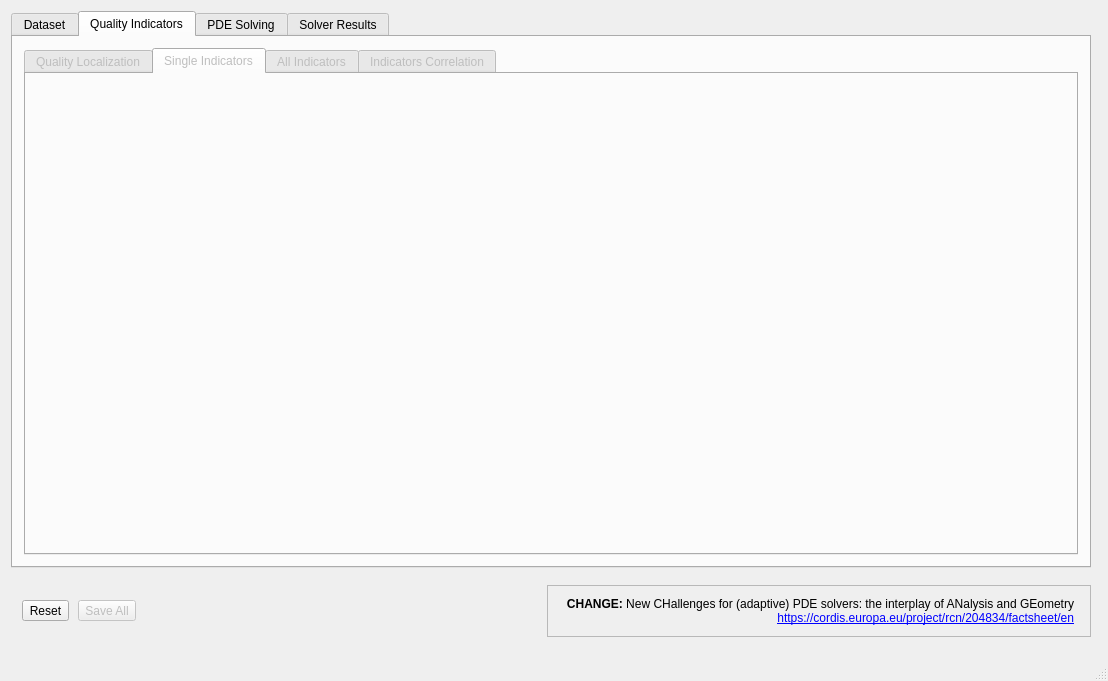
<?xml version="1.0" encoding="UTF-8"?>
<ui version="4.0">
 <class>MainWindow</class>
 <widget class="QMainWindow" name="MainWindow">
  <property name="geometry">
   <rect>
    <x>0</x>
    <y>0</y>
    <width>1108</width>
    <height>681</height>
   </rect>
  </property>
  <property name="sizePolicy">
   <sizepolicy hsizetype="Preferred" vsizetype="Preferred">
    <horstretch>0</horstretch>
    <verstretch>0</verstretch>
   </sizepolicy>
  </property>
  <property name="minimumSize">
   <size>
    <width>800</width>
    <height>600</height>
   </size>
  </property>
  <property name="windowTitle">
   <string>MainWindow</string>
  </property>
  <property name="toolButtonStyle">
   <enum>Qt::ToolButtonTextBesideIcon</enum>
  </property>
  <widget class="QWidget" name="centralWidget">
   <property name="autoFillBackground">
    <bool>true</bool>
   </property>
   <layout class="QGridLayout" name="gridLayout">
    <item row="1" column="1">
     <widget class="QWidget" name="widget" native="true">
      <property name="minimumSize">
       <size>
        <width>0</width>
        <height>0</height>
       </size>
      </property>
      <property name="maximumSize">
       <size>
        <width>100</width>
        <height>100</height>
       </size>
      </property>
      <property name="acceptDrops">
       <bool>false</bool>
      </property>
      <property name="layoutDirection">
       <enum>Qt::RightToLeft</enum>
      </property>
      <property name="autoFillBackground">
       <bool>false</bool>
      </property>
      <layout class="QGridLayout" name="gridLayout_7">
       <property name="leftMargin">
        <number>0</number>
       </property>
       <property name="topMargin">
        <number>0</number>
       </property>
       <property name="rightMargin">
        <number>0</number>
       </property>
       <property name="bottomMargin">
        <number>0</number>
       </property>
       <property name="spacing">
        <number>0</number>
       </property>
      </layout>
     </widget>
    </item>
    <item row="1" column="0">
     <widget class="QWidget" name="widget_2" native="true">
      <property name="sizePolicy">
       <sizepolicy hsizetype="Minimum" vsizetype="Minimum">
        <horstretch>0</horstretch>
        <verstretch>0</verstretch>
       </sizepolicy>
      </property>
      <property name="maximumSize">
       <size>
        <width>16777215</width>
        <height>16777215</height>
       </size>
      </property>
      <layout class="QHBoxLayout" name="horizontalLayout_3">
       <property name="spacing">
        <number>9</number>
       </property>
       <property name="sizeConstraint">
        <enum>QLayout::SetDefaultConstraint</enum>
       </property>
       <property name="rightMargin">
        <number>0</number>
       </property>
       <item>
        <widget class="QToolButton" name="reset_btn">
         <property name="enabled">
          <bool>true</bool>
         </property>
         <property name="text">
          <string>Reset</string>
         </property>
        </widget>
       </item>
       <item>
        <widget class="QToolButton" name="save_all_btn">
         <property name="enabled">
          <bool>false</bool>
         </property>
         <property name="text">
          <string>Save All</string>
         </property>
        </widget>
       </item>
       <item>
        <spacer name="horizontalSpacer">
         <property name="orientation">
          <enum>Qt::Horizontal</enum>
         </property>
         <property name="sizeType">
          <enum>QSizePolicy::Expanding</enum>
         </property>
         <property name="sizeHint" stdset="0">
          <size>
           <width>148</width>
           <height>20</height>
          </size>
         </property>
        </spacer>
       </item>
       <item>
        <widget class="QFrame" name="frame">
         <property name="sizePolicy">
          <sizepolicy hsizetype="Minimum" vsizetype="Minimum">
           <horstretch>0</horstretch>
           <verstretch>0</verstretch>
          </sizepolicy>
         </property>
         <property name="layoutDirection">
          <enum>Qt::RightToLeft</enum>
         </property>
         <property name="frameShape">
          <enum>QFrame::StyledPanel</enum>
         </property>
         <property name="frameShadow">
          <enum>QFrame::Raised</enum>
         </property>
         <layout class="QHBoxLayout" name="horizontalLayout_4">
          <property name="spacing">
           <number>0</number>
          </property>
          <item>
           <widget class="QLabel" name="label">
            <property name="maximumSize">
             <size>
              <width>2000</width>
              <height>100</height>
             </size>
            </property>
            <property name="autoFillBackground">
             <bool>false</bool>
            </property>
            <property name="text">
             <string>&lt;b&gt;CHANGE:&lt;/b&gt; New CHallenges for (adaptive) PDE solvers: 
the interplay of ANalysis and GEometry &lt;br&gt; &lt;a href=&quot;https://cordis.europa.eu/project/rcn/204834/factsheet/en&quot;&gt;https://cordis.europa.eu/project/rcn/204834/factsheet/en&lt;/a&gt;</string>
            </property>
            <property name="scaledContents">
             <bool>true</bool>
            </property>
            <property name="alignment">
             <set>Qt::AlignRight|Qt::AlignTrailing|Qt::AlignVCenter</set>
            </property>
            <property name="wordWrap">
             <bool>false</bool>
            </property>
            <property name="indent">
             <number>5</number>
            </property>
           </widget>
          </item>
          <item>
           <widget class="QLabel" name="label_2">
            <property name="maximumSize">
             <size>
              <width>50</width>
              <height>50</height>
             </size>
            </property>
            <property name="text">
             <string/>
            </property>
            <property name="pixmap">
             <pixmap resource="images.qrc">:/logo/img/erc_logo.png</pixmap>
            </property>
            <property name="scaledContents">
             <bool>true</bool>
            </property>
            <property name="alignment">
             <set>Qt::AlignRight|Qt::AlignTrailing|Qt::AlignVCenter</set>
            </property>
           </widget>
          </item>
         </layout>
        </widget>
       </item>
      </layout>
     </widget>
    </item>
    <item row="0" column="0">
     <widget class="QTabWidget" name="tab_widgets">
      <property name="enabled">
       <bool>true</bool>
      </property>
      <property name="sizePolicy">
       <sizepolicy hsizetype="Expanding" vsizetype="Expanding">
        <horstretch>0</horstretch>
        <verstretch>0</verstretch>
       </sizepolicy>
      </property>
      <property name="acceptDrops">
       <bool>false</bool>
      </property>
      <property name="currentIndex">
       <number>1</number>
      </property>
      <property name="tabBarAutoHide">
       <bool>false</bool>
      </property>
      <widget class="QWidget" name="dataset_tab">
       <property name="enabled">
        <bool>true</bool>
       </property>
       <attribute name="title">
        <string>Dataset</string>
       </attribute>
       <layout class="QHBoxLayout" name="horizontalLayout">
        <item>
         <widget class="DatasetWidget" name="datasetWidget" native="true">
          <property name="enabled">
           <bool>true</bool>
          </property>
         </widget>
        </item>
       </layout>
      </widget>
      <widget class="QWidget" name="mesh_metrics_tab">
       <property name="enabled">
        <bool>false</bool>
       </property>
       <attribute name="title">
        <string>Quality Indicators</string>
       </attribute>
       <layout class="QGridLayout" name="gridLayout_2">
        <item row="0" column="0">
         <widget class="QTabWidget" name="tabWidget">
          <property name="currentIndex">
           <number>1</number>
          </property>
          <widget class="QWidget" name="tab_3">
           <attribute name="title">
            <string>Quality Localization</string>
           </attribute>
           <layout class="QHBoxLayout" name="horizontalLayout_6">
            <item>
             <widget class="MeshMetricsGraphicWidget" name="graphicMeshMetricWidget" native="true"/>
            </item>
           </layout>
          </widget>
          <widget class="QWidget" name="tab">
           <attribute name="title">
            <string>Single Indicators</string>
           </attribute>
           <layout class="QHBoxLayout" name="horizontalLayout_2">
            <item>
             <widget class="MeshMetricsWidget" name="metricsWidget" native="true"/>
            </item>
           </layout>
          </widget>
          <widget class="QWidget" name="tab_6">
           <attribute name="title">
            <string>All Indicators</string>
           </attribute>
           <layout class="QGridLayout" name="gridLayout_3">
            <item row="0" column="0">
             <widget class="MeshFullMetricsWidget" name="meshFullMetricsWidget" native="true"/>
            </item>
           </layout>
          </widget>
          <widget class="QWidget" name="tab_2">
           <attribute name="title">
            <string>Indicators Correlation</string>
           </attribute>
           <layout class="QHBoxLayout" name="horizontalLayout_5">
            <item>
             <widget class="GeometryGeometryScatterPlotsWidget" name="scatterPlotsGGWidget" native="true"/>
            </item>
           </layout>
          </widget>
         </widget>
        </item>
       </layout>
      </widget>
      <widget class="QWidget" name="solver_tab">
       <attribute name="title">
        <string>PDE Solving</string>
       </attribute>
       <layout class="QGridLayout" name="gridLayout_6">
        <item row="0" column="0">
         <widget class="SolverWidget" name="solverWidget" native="true"/>
        </item>
       </layout>
      </widget>
      <widget class="QWidget" name="solver_results_tab">
       <attribute name="title">
        <string>Solver Results</string>
       </attribute>
       <layout class="QGridLayout" name="gridLayout_4">
        <item row="0" column="0">
         <widget class="QTabWidget" name="tabWidget_2">
          <property name="currentIndex">
           <number>0</number>
          </property>
          <widget class="QWidget" name="tab_4">
           <attribute name="title">
            <string>Performance</string>
           </attribute>
           <layout class="QHBoxLayout" name="horizontalLayout_7">
            <item>
             <widget class="SolverResultsWidget" name="solverResultsWidget" native="true"/>
            </item>
           </layout>
          </widget>
          <widget class="QWidget" name="tab_5">
           <attribute name="title">
            <string>Correlation Indicator-Performance</string>
           </attribute>
           <layout class="QHBoxLayout" name="horizontalLayout_8">
            <item>
             <widget class="GeometryPerformanceScatterPlotsWidget" name="scatterPlotsGPWidget" native="true"/>
            </item>
           </layout>
          </widget>
         </widget>
        </item>
       </layout>
      </widget>
     </widget>
    </item>
   </layout>
  </widget>
  <widget class="QStatusBar" name="statusBar"/>
  <action name="actionCreate">
   <property name="text">
    <string>Create</string>
   </property>
  </action>
  <action name="actionLoad">
   <property name="text">
    <string>Load</string>
   </property>
  </action>
  <action name="actionCompute">
   <property name="icon">
    <iconset resource="images.qrc">
     <normaloff>:/logo/img/erc_logo.png</normaloff>:/logo/img/erc_logo.png</iconset>
   </property>
   <property name="text">
    <string>Compute</string>
   </property>
  </action>
 </widget>
 <layoutdefault spacing="6" margin="11"/>
 <customwidgets>
  <customwidget>
   <class>DatasetWidget</class>
   <extends>QWidget</extends>
   <header location="global">datasetwidget.h</header>
   <container>1</container>
  </customwidget>
  <customwidget>
   <class>MeshMetricsWidget</class>
   <extends>QWidget</extends>
   <header location="global">meshmetricswidget.h</header>
   <container>1</container>
  </customwidget>
  <customwidget>
   <class>MeshMetricsGraphicWidget</class>
   <extends>QWidget</extends>
   <header>meshmetricsgraphicwidget.h</header>
   <container>1</container>
  </customwidget>
  <customwidget>
   <class>SolverWidget</class>
   <extends>QWidget</extends>
   <header>solverwidget.h</header>
   <container>1</container>
  </customwidget>
  <customwidget>
   <class>SolverResultsWidget</class>
   <extends>QWidget</extends>
   <header>solverresultswidget.h</header>
   <container>1</container>
  </customwidget>
  <customwidget>
   <class>GeometryGeometryScatterPlotsWidget</class>
   <extends>QWidget</extends>
   <header>geometrygeometryscatterplotswidget.h</header>
   <container>1</container>
  </customwidget>
  <customwidget>
   <class>GeometryPerformanceScatterPlotsWidget</class>
   <extends>QWidget</extends>
   <header>geometryperformancescatterplotswidget.h</header>
   <container>1</container>
  </customwidget>
  <customwidget>
   <class>MeshFullMetricsWidget</class>
   <extends>QWidget</extends>
   <header>meshfullmetricswidget.h</header>
   <container>1</container>
  </customwidget>
 </customwidgets>
 <resources>
  <include location="images.qrc"/>
 </resources>
 <connections/>
</ui>
